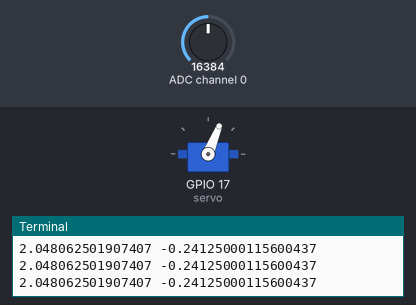
This program was run on a simulated Raspberry Pi (BCM pin numbers). Parts: servo, the last lines printed to the terminal. Inputs (shaded band) come from the test bench; at power-on: ADC channel 0 = 16384 (analog values on the 0–32767 scale). Servo angles are drawn from the pulse width (0.5 ms = 0°, 2.5 ms = 180°).

Above: at 1.2 s.
1.3 s: ADC channel 0 set to 22936
At 2.5 s:
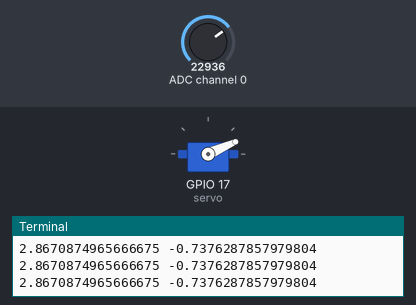
2.9 s: ADC channel 0 set to 28834
At 4.1 s:
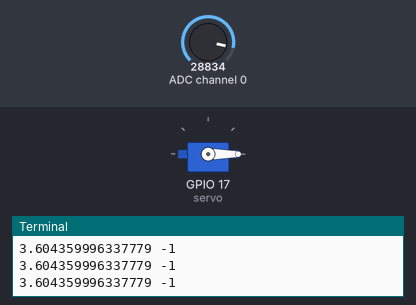
4.4 s: ADC channel 0 set to 9830
At 5.6 s:
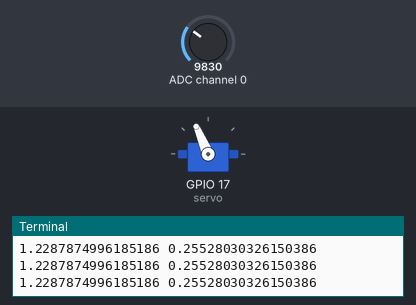
5.9 s: ADC channel 0 set to 3932
At 7.1 s:
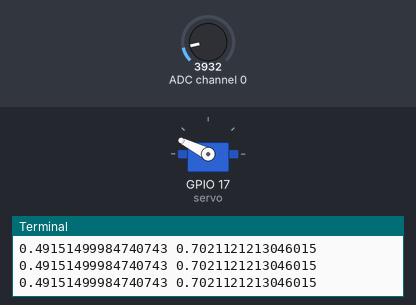
7.4 s: ADC channel 0 set to 0
At 7.8 s:
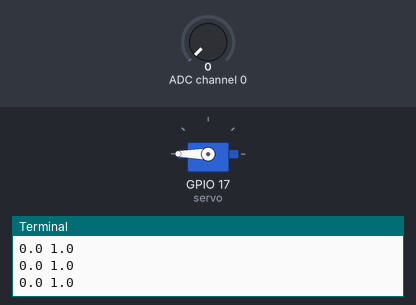
8.9 s: ADC channel 0 set to 16383
At 9.3 s:
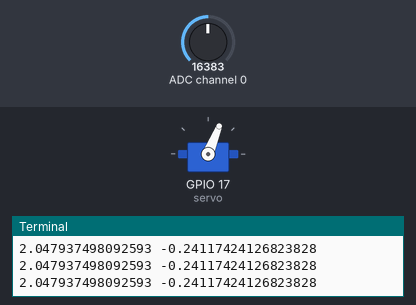
Timing chart, 0 to 11.4 s (numbered marks = the images above; inputs shaded):
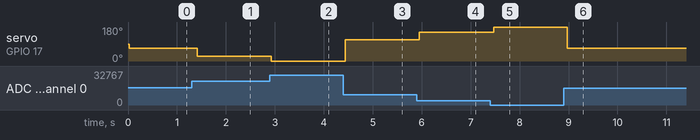

Measured:
- after the input at 1.3 s, servo on GPIO 17 (servo): 68° → 24° after 0.11 s
- after the input at 2.9 s, servo on GPIO 17 (servo): 24° → 0° at once
- after the input at 4.4 s, servo on GPIO 17 (servo): 0° → 113° at once
- after the input at 5.9 s, servo on GPIO 17 (servo): 113° → 153° after 0.05 s
- after the input at 7.4 s, servo on GPIO 17 (servo): 153° → 180° after 0.07 s
- after the input at 8.9 s, servo on GPIO 17 (servo): 180° → 68° after 0.08 s

The program:

servoADC.py
```python
'''
Simple test of the Analog To Digital Converter using 2 potentiometers
'''
import board
import busio
import time

import adafruit_ads1x15.ads1115 as ADS
from adafruit_ads1x15.analog_in import AnalogIn

from gpiozero import Servo
def clamp(val, out_min, out_max):
    return max(min(val, out_max), out_min)

def map(value, in_min, in_max, out_min, out_max):
    val = ((out_max-out_min) * (value-in_min))/(in_max-in_min) + out_min
    val = clamp(val, out_min, out_max)

    return val
i2c = busio.I2C(board.SCL,board.SDA)

ads = ADS.ADS1115(i2c,address=0x48)
# ads.gain = 1

pot = AnalogIn(ads, ADS.P0)
max_pot_volt = 3.3
min_pot_volt = 0.0
servo = Servo(17, initial_value = 0, min_pulse_width = 0.5/1000, max_pulse_width = 2.5/1000)

while True:
        v = map(pot.voltage, max_pot_volt, min_pot_volt, -1, 1)
        print(pot.voltage, v)
        servo.value = v
        time.sleep(0.1)
```
